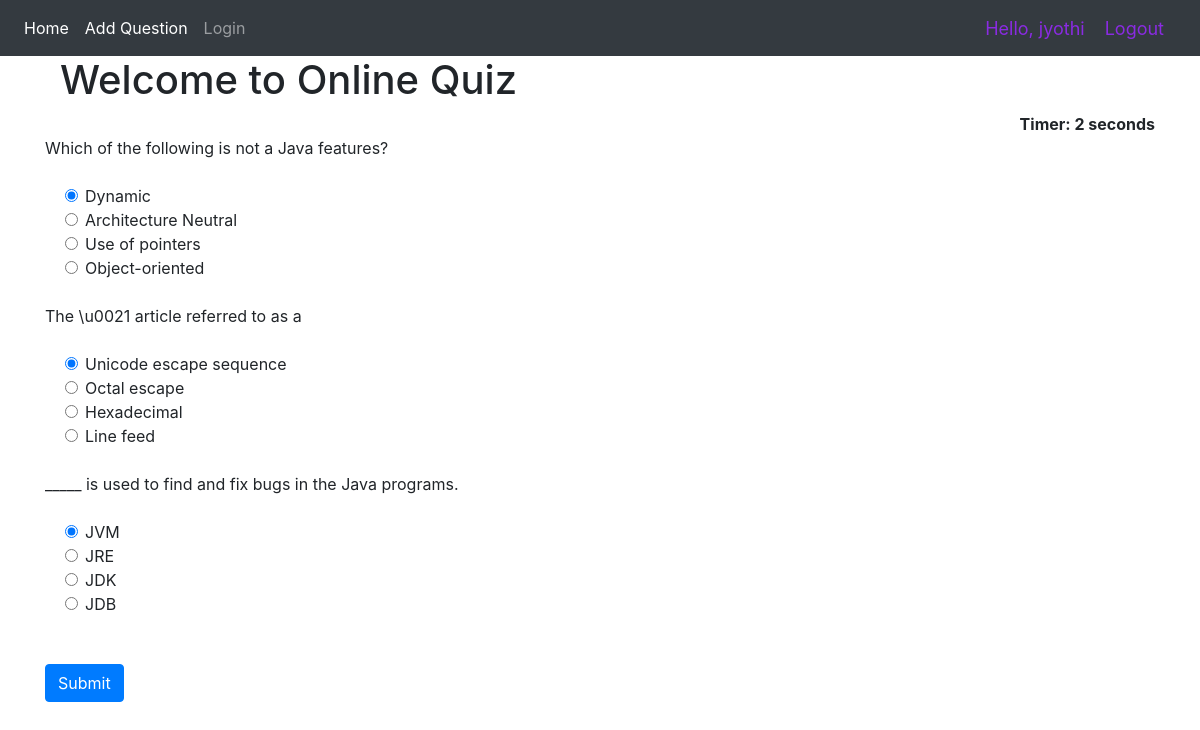
The app's page / (signed in) with its own data.
### Quiz/models.py (models this page shows, shortened)
class QuesModel(models.Model):
    question = models.CharField(max_length=200,null=True)
    op1 = models.CharField(max_length=200,null=True)
    op2 = models.CharField(max_length=200,null=True)
    op3 = models.CharField(max_length=200,null=True)
    op4 = models.CharField(max_length=200,null=True)
    ans = models.CharField(max_length=200,null=True)

### Quiz/views.py (the view)
# urls.py: 2. Add a URL to urlpatterns:  path('', views.home, name='home')
def home(request):
    if request.method == 'POST':
        print(request.POST)
        questions=QuesModel.objects.all()
        score=0
        wrong=0
        correct=0
        total=0
        for q in questions:
            total+=1
            print(request.POST.get(q.question))
            print(q.ans)
            print()
            if q.ans ==  request.POST.get(q.question):
                score+=10
                correct+=1
            else:
                wrong+=1
        percent = score/(total*10) *100
        context = {
            'score':score,
            'time': request.POST.get('timer'),
            'correct':correct,
            'wrong':wrong,
            'percent':percent,
            'total':total
        }
        return render(request,'Result.html',context)
    else:
        questions=QuesModel.objects.all()
        context = {
            'questions':questions
        }
        return render(request,'Home.html',context)

### Quiz/templates/Home.html (shortened to what this page needs)
{% extends 'dependencies.html' %}
{% block content %}
{% load static %}
<div class="container ">
 <h1>  <div class="col-xs-12 col-md-6 ">Welcome to Online Quiz</div></h1>
<div align="right " id="displaytimer"><b>Timer: 0 seconds</b></div>
 <form method='post' action=''>
    {% for q  in questions%}
    <div class="form-group">
      <label for="question">{{q.question}}</label>
    </div>
    <div class="form-check">
        <div class="form-check">
            <input class="form-check-input" type="radio" name="{{q.question}}" id="gridRadios1" value="option1" checked>
            <label class="form-check-label" for="gridRadios1">
                {{q.op1}}
            </label>
        </div>
        <div class="form-check">
            <input class="form-check-input" type="radio" name="{{q.question}}" id="gridRadios2" value="option2">
            <label class="form-check-label" for="gridRadios2">
                {{q.op2}}
            </label>
        </div>
        <div class="form-check">
            <input class="form-check-input" type="radio" name="{{q.question}}" id="gridRadios1" value="option3">
            <label class="form-check-label" for="gridRadios1">
                {{q.op3}}
            </label>
        </div>
        <div class="form-check">
            <input class="form-check-input" type="radio" name="{{q.question}}" id="gridRadios2" value="option4">
            <label class="form-check-label" for="gridRadios2">
                {{q.op4}}
            </label>
        </div>
        <br>
    </div>
    {% endfor %}
    <br>
    <button type="submit" class="btn btn-primary">Submit</button>
  </form>
</div>
{% endblock %}

### Quiz/templates/Navbar.html (shortened to what this page needs)
{% load static %}
<nav class="navbar navbar-expand-lg navbar-dark bg-dark">
  <div class="collapse navbar-collapse" id="navbarNav">
    <ul class="navbar-nav">
      <li class="nav-item active">
        <a class="nav-link" href="{% url 'home' %}">Home</a>
      </li>
      {% if request.user.is_staff %}
      <li class="nav-item active">
        <a class="nav-link" href="{% url 'addQuestion' %}">Add Question</a>
      </li>
      {% endif %}
      <li class="nav-item">
        <a class="nav-link" href="{% url 'login' %}">Login</a>
      </li>
    </ul>
  </div>
  <span class="greet">Hello, {{request.user}}</span>
  <span ><a  class="greet" href="{% url 'logout' %}">Logout</a></span>
</nav>

### Quiz/templates/Navbar.html (style rules this page uses)
.greet { font-size: 18px; color:blueviolet; margin-right: 20px; }

### records on screen
QuesModel: question "Which of the following is not a Java features?", op1 "Dynamic", op2 "Architecture Neutral", op3 "Use of pointers", op4 "Object-oriented"
QuesModel: question "The \\u0021 article referred to as a", op1 "Unicode escape sequence", op2 "Octal escape", op3 "Hexadecimal", op4 "Line feed"
QuesModel: question "_____ is used to find and fix bugs in the Java programs.", op1 "JVM", op2 "JRE", op3 "JDK", op4 "JDB"

### other values on screen
{{ request.user }} "jyothi"
